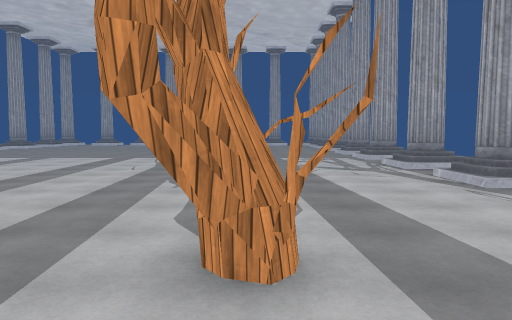
view 1 (above)

17 first-person views from a walk through a 3-D level made in the Unity game engine. The camera is 1.5 m above the floor, tilts 4° down and sees 70° across. The floor is counted in squares, 2 m on a side. Each view is taken from the middle of a square. On the plan, view 1 faces up. The plan holds only what a view shows up to about 11 squares ahead; the rest is blank. The place goes on beyond the plan. The player character is not drawn. Some animated figures are not drawn. Some surface patterns are stand-ins.

view 2
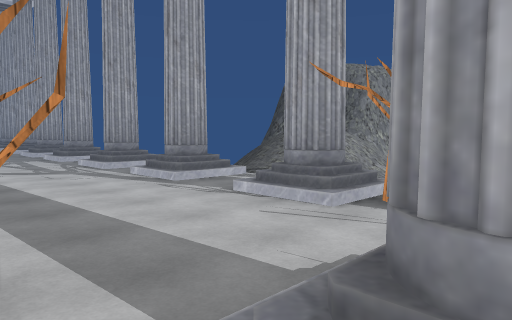

view 3
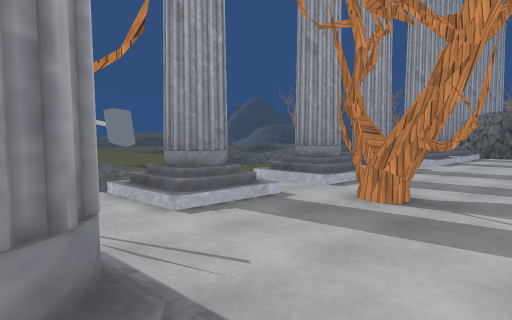

view 4
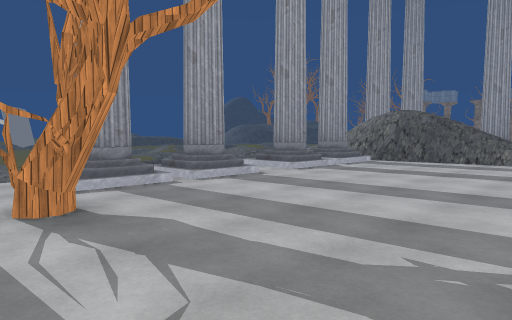

view 5
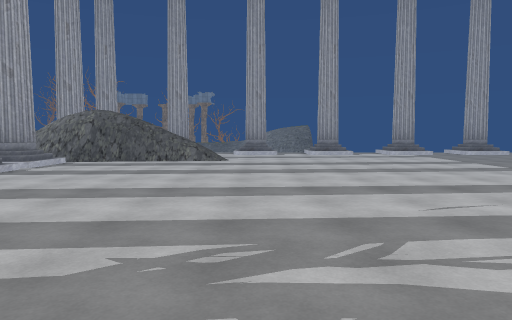

view 6
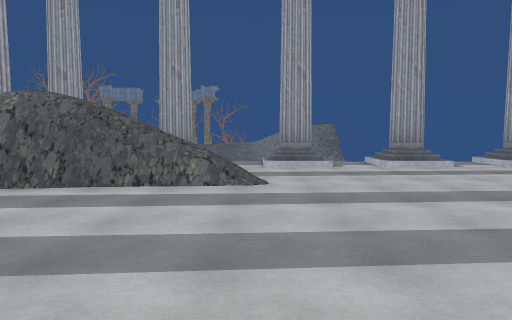

view 7
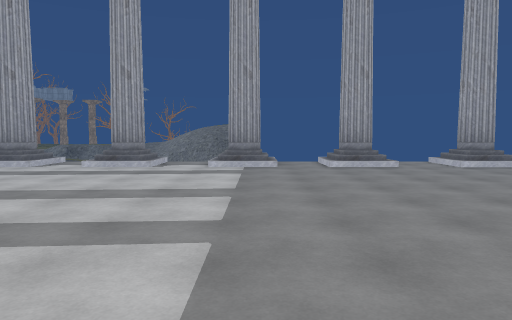

view 8
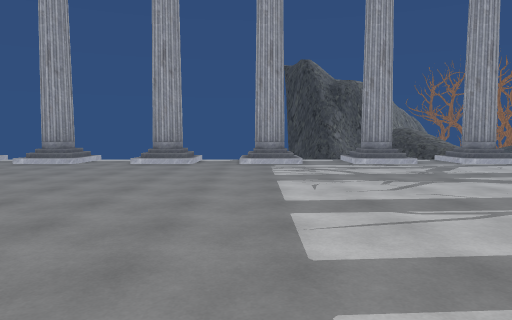

view 9
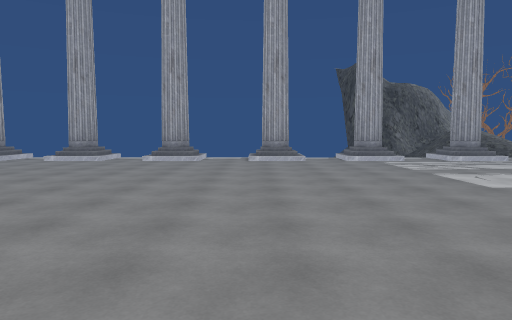

view 10
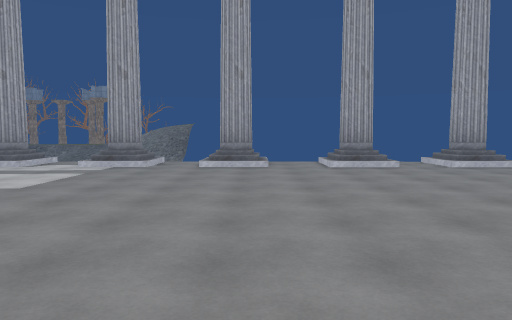

view 11
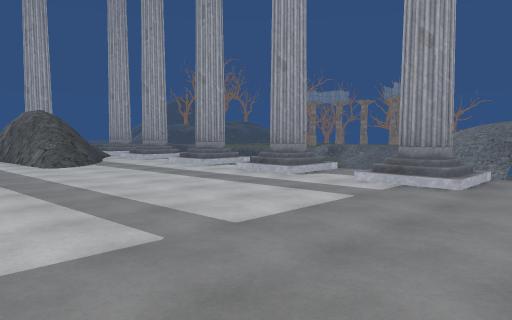

view 12
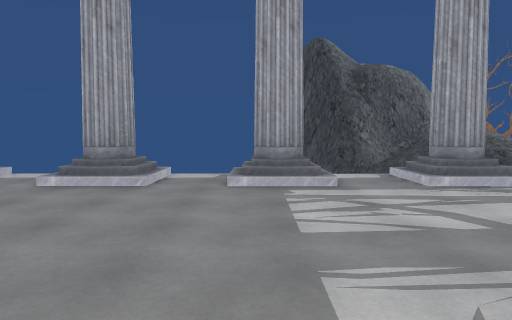

view 13
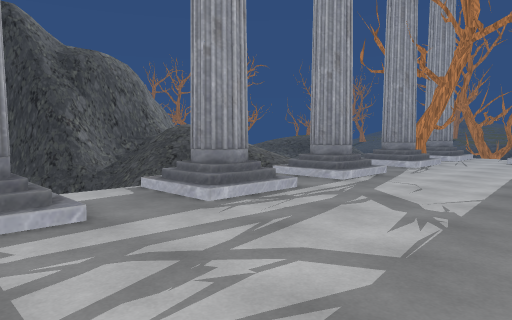

view 14
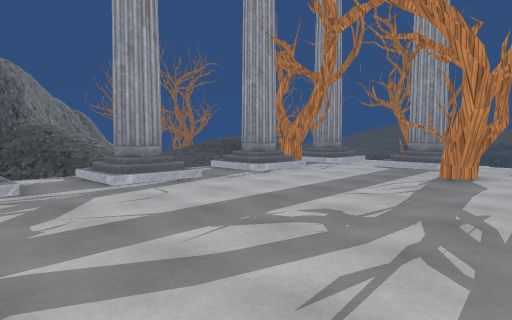

view 15
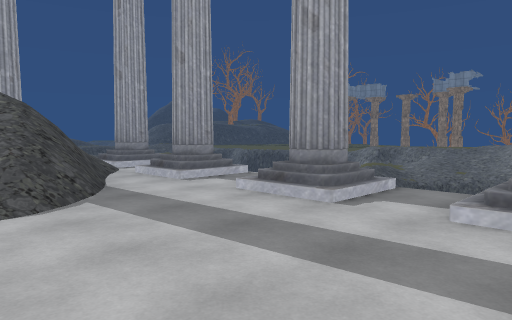

view 16
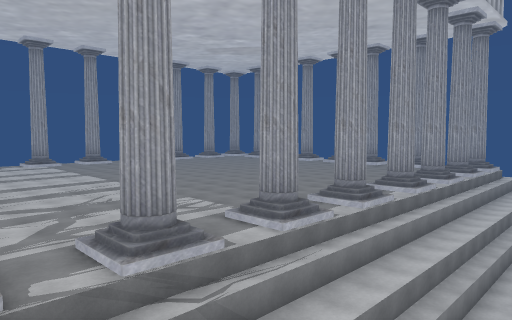

view 17
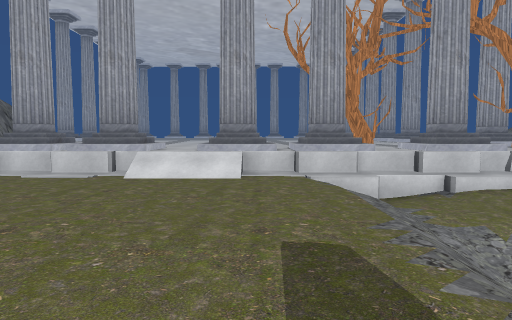

### Floor plan
Key: @ floor where view 1 was taken; # wall or solid block; x gap in a wall; . main floor; : floor 0.75 m higher than the main floor; - floor 0.75 m lower than the main floor; _ floor 1.25 m lower than the main floor; + floor 1.5 m higher than the main floor; < floor 1.5 m lower than the main floor; * floor 2 m higher than the main floor; ( floor 4 m lower than the main floor; / step, stairs or slope; = window, fence, low wall or low ledge; v drop or lower ground.
Columns run from 14 left of view 1 to 11 right of it. Each row starts with its distance up from view 1.
 17 ##................:-<(
 16 =..................-<(
 15 ##................:-<(
 14 ##................:-<
 13 =..................-<
 12 ##................##<
 11 =/................//<
 10 =..................-<  ##
  9 ##................#-  /##
  8 =/................/v ///#
  7 =..................#////##
  6 ##................#///+*##
  5 =.../..............//////
  4 =..=/............../  //
  3 /#.=/.........#...#=
  2  ./=x#........#...#
  1 /.///=.............v
  0 /# #/=#.#./###@#/.#
 -1       /==..-====-=
 -2        ------<<_
 -3        ------<<<
 -4         -----/<
 -5          ----/
 -6          ----/
 -7           ---/
 -8            -

Where each view was taken, in squares from view 1:
view 1: 0 up, 0 right, facing up
view 2: 0 up, 0 right, facing up-right
view 3: 4 up, 4 right, facing down-left
view 4: 6 up, 1 right, facing down-left
view 5: 6 up, 1 right, facing left
view 6: 5 up, 4 left, facing left
view 7: 12 up, 4 left, facing left
view 8: 12 up, 6 left, facing right
view 9: 15 up, 7 left, facing right
view 10: 15 up, 4 left, facing left
view 11: 14 up, 7 left, facing down-left
view 12: 12 up, 2 left, facing right
view 13: 12 up, 0 right, facing down-right
view 14: 9 up, 2 left, facing down-right
view 15: 9 up, 9 left, facing down-left
view 16: 6 up, 9 right, facing up-left
view 17: 8 down, 3 left, facing up
